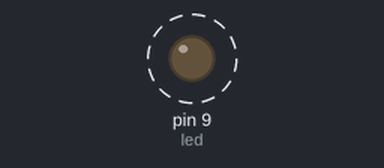
The sketch below on a simulated Arduino Uno, built with avr-gcc and run on an emulated ATmega328P. Parts: output pins drawn as LEDs (lit = HIGH). Dashed ring = blinking. What the sketch prints to the serial monitor is not drawn.

Above: at 0.05 s.
Timing chart, 0 to 3.0 s (numbered marks = the images above):
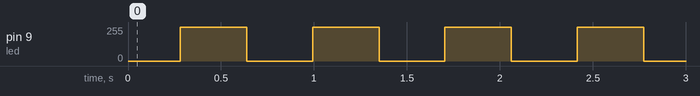

The sketch:

Deneme1A.ino
```cpp
int led = 9;           // the PWM pin the LED is attached to
int button=2;

void setup() {
  // put your setup code here, to run once:
    pinMode(led, OUTPUT);
    Serial.begin(9600);
}

void loop() {
  // put your main code here, to run repeatedly:
    for(int i=0;i<=255;i+=5){
    analogWrite(led, i);
    Serial.print("i=");
    Serial.println(i);
    }

    for( int j=255;j>=0;j-=5){
    analogWrite(led, j);
    Serial.print("j=");
    Serial.println(j);
    }
}
```

Measured:
- by itself, pin 9 (led): alternates 255/255 for 0.36 s and 0/255 for 0.35 s
